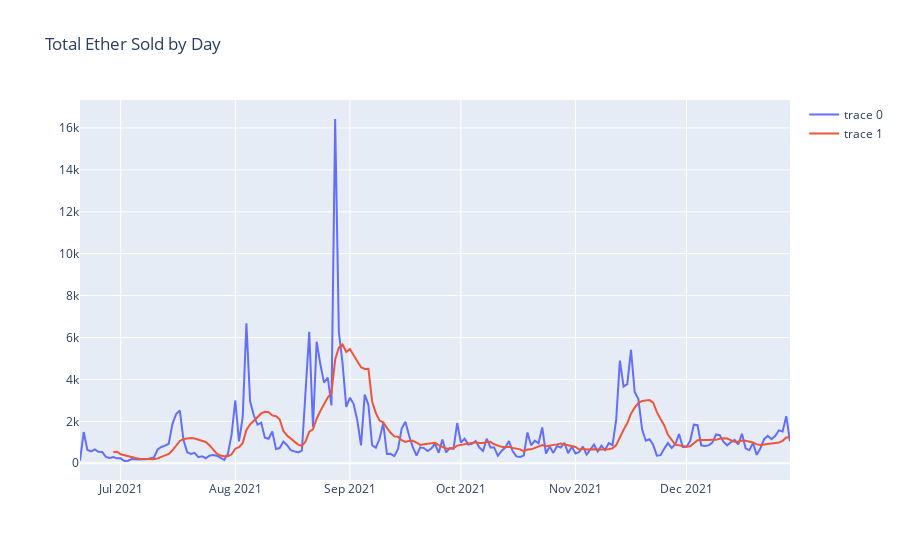

The notebook cell this image was saved under:
### Code cell
#plot total ether sold for each day
sales_total = sales.groupby(["sale_date"])["sale_price"].sum()
#plot sales total
fig = go.Figure(data=[go.Scatter(x=sales_total.index, y=sales_total.values)])
#add ten day moving average
fig.add_trace(go.Scatter(x=sales_total.index, y=sales_total.rolling(10).mean()))
#name figure volume by day
fig.update_layout(title_text="Total Ether Sold by Day")
fig.show()

### Figure 1 — Plotly figure (JSON) as saved in the notebook; plotly's stock layout.template omitted (floating-point values rounded to 4 significant figures; data arrays with more than 128 entries replaced by an {"elided": "..."} marker saying what was removed)
{"data": [{"type": "scatter", "x": {"elided": "193 str values"}, "y": {"elided": "193 float values"}}, {"type": "scatter", "x": {"elided": "193 str values"}, "y": {"elided": "193 float values"}}], "layout": {"title": {"text": "Total Ether Sold by Day"}}}
